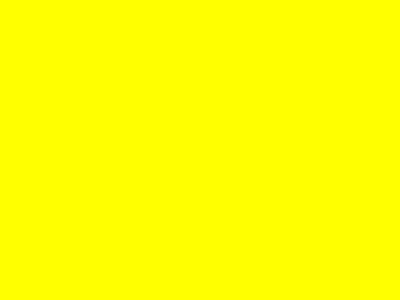
Frame 1 (no input)
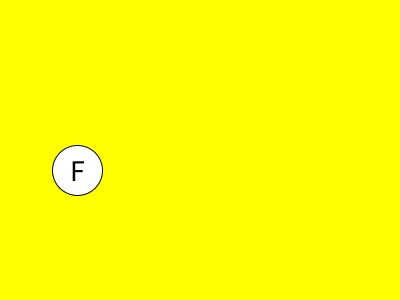
Frame 60 (the mouse pressed at the canvas centre just before this capture)
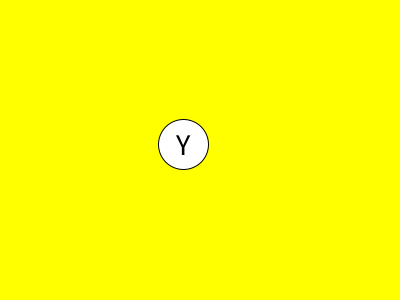
Frame 120 (the mouse held since frame 60 and released just before this capture)

The Processing sketch that drew these frames (run headless with seeded random() and noise(); from frame 60 on, the mouse is pressed at the canvas centre):

// Processing sketch: week08_7_fruit_class_tabs
// ── week08_7_fruit_class_tabs.pde
Fruit [] fruits;
void setup() {
  size(400, 300);
  fruits=new Fruit[3];
  for (int i=0; i<3; i++) {
    fruits[i]=new Fruit(this);
  }
}
void draw() {
  background(255, 255, 0);
  for (int i=0; i<3; i++) {
    fill(255);
    ellipse(fruits[i].x, fruits[i].y, 50, 50);
    textSize(30);
    textAlign(CENTER, CENTER);
    fill(0);
    text(fruits[i].c, fruits[i].x, fruits[i].y);
    fruits[i].update();
  }
}
void keyPressed() {
  for (int i=0; i<3; i++) {
    if (keyCode==fruits[i].c) {
      fruits[i].reset();
    }
  }
}

// ── Fruit.pde
String line="ABCDEFGHIJKLMNOPQRSTUVWXYZ";
class Fruit {
  float x, y, vx, vy;
  boolean flying;
  int delay;
  char c;
  PApplet sketch;
  Fruit(PApplet _sketch) {//建構子:一開始要做的事
    sketch= _sketch;//為了讓等一下的亂數可以用
    reset();
  }
  void reset() {
    x=sketch.random(100.0, 300.0);//為了讓等一下的亂數可以用
    y=400;
    vx=sketch.random(-2, +2);//為了讓等一下的亂數可以用
    vy=-13;
    flying=true;
    int i=int(random(26));
    c=line.charAt(i);
    delay=int(random(300));
  }
  void update(){
    if(delay>0) {
      delay--;
      return;
    }
    x+=vx;
    y+=vy;
    vy+=0.98/3;//重力加速度
    if(y>800) reset();
  }
}
